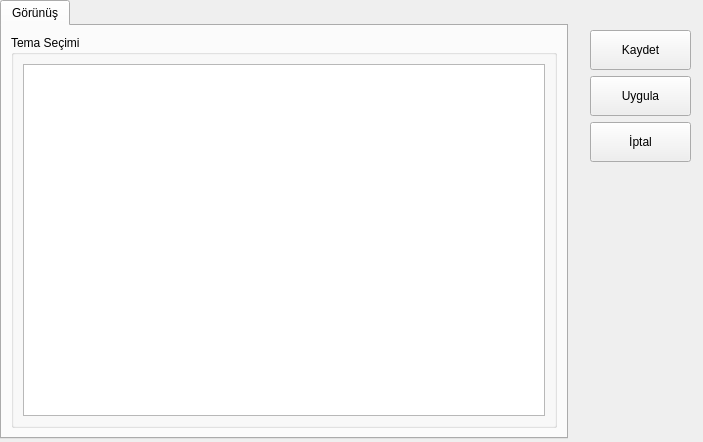
<?xml version="1.0" encoding="UTF-8"?>
<ui version="4.0">
 <class>AyarEkrani</class>
 <widget class="QWidget" name="AyarEkrani">
  <property name="geometry">
   <rect>
    <x>0</x>
    <y>0</y>
    <width>703</width>
    <height>442</height>
   </rect>
  </property>
  <property name="windowTitle">
   <string>Form</string>
  </property>
  <widget class="QWidget" name="layoutWidget">
   <property name="geometry">
    <rect>
     <x>590</x>
     <y>30</y>
     <width>101</width>
     <height>401</height>
    </rect>
   </property>
   <layout class="QVBoxLayout" name="verticalLayout">
    <item>
     <widget class="QPushButton" name="btnKaydet">
      <property name="minimumSize">
       <size>
        <width>100</width>
        <height>40</height>
       </size>
      </property>
      <property name="text">
       <string>Kaydet</string>
      </property>
     </widget>
    </item>
    <item>
     <widget class="QPushButton" name="btnUygula">
      <property name="minimumSize">
       <size>
        <width>100</width>
        <height>40</height>
       </size>
      </property>
      <property name="text">
       <string>Uygula</string>
      </property>
     </widget>
    </item>
    <item>
     <widget class="QPushButton" name="btnIptal">
      <property name="minimumSize">
       <size>
        <width>100</width>
        <height>40</height>
       </size>
      </property>
      <property name="text">
       <string>İptal</string>
      </property>
     </widget>
    </item>
    <item>
     <spacer name="verticalSpacer">
      <property name="orientation">
       <enum>Qt::Vertical</enum>
      </property>
      <property name="sizeHint" stdset="0">
       <size>
        <width>20</width>
        <height>40</height>
       </size>
      </property>
     </spacer>
    </item>
   </layout>
  </widget>
  <widget class="QTabWidget" name="tabWidget">
   <property name="geometry">
    <rect>
     <x>0</x>
     <y>0</y>
     <width>568</width>
     <height>439</height>
    </rect>
   </property>
   <property name="currentIndex">
    <number>0</number>
   </property>
   <widget class="QWidget" name="tbGorunus">
    <attribute name="title">
     <string>Görünüş</string>
    </attribute>
    <layout class="QVBoxLayout" name="verticalLayout_2">
     <item>
      <widget class="QGroupBox" name="grpTema">
       <property name="title">
        <string>Tema Seçimi</string>
       </property>
       <layout class="QVBoxLayout" name="verticalLayout_3">
        <item>
         <widget class="QListWidget" name="lstTemalar"/>
        </item>
       </layout>
      </widget>
     </item>
    </layout>
   </widget>
  </widget>
 </widget>
 <tabstops>
  <tabstop>tabWidget</tabstop>
  <tabstop>lstTemalar</tabstop>
  <tabstop>btnKaydet</tabstop>
  <tabstop>btnUygula</tabstop>
  <tabstop>btnIptal</tabstop>
 </tabstops>
 <resources/>
 <connections/>
</ui>
